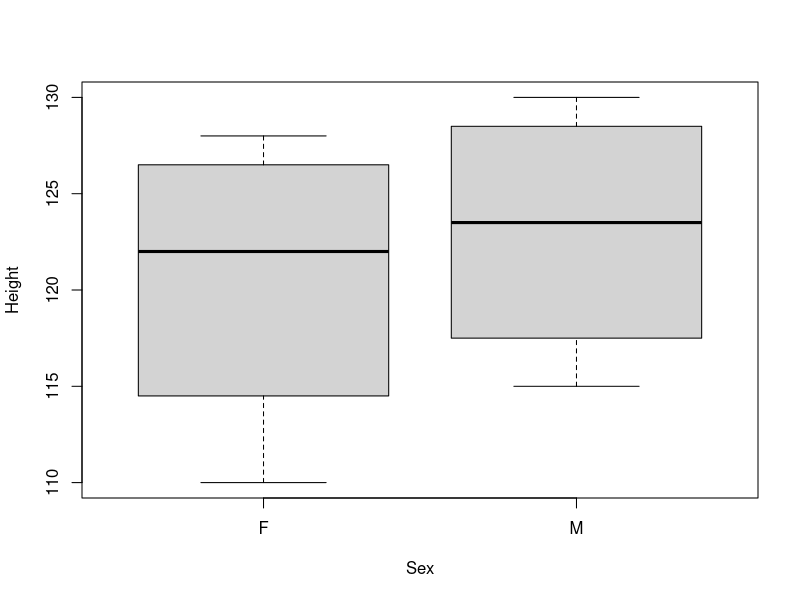
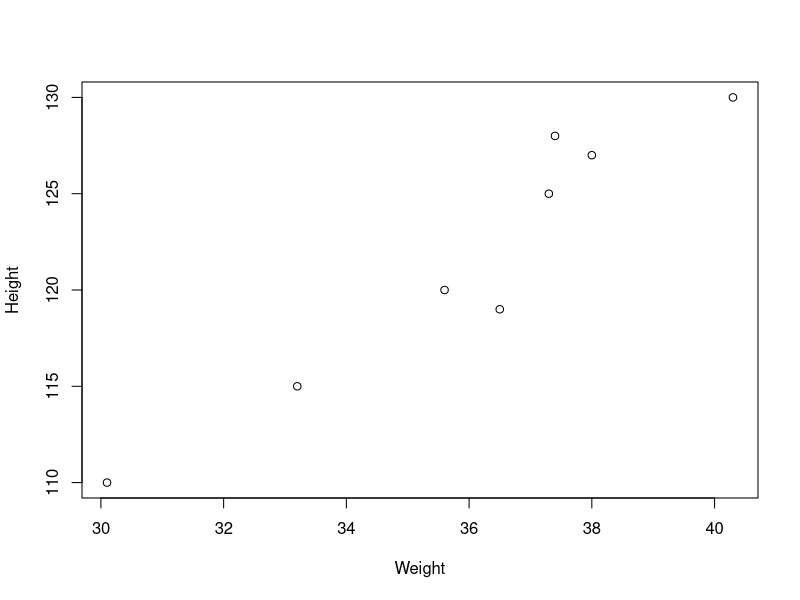
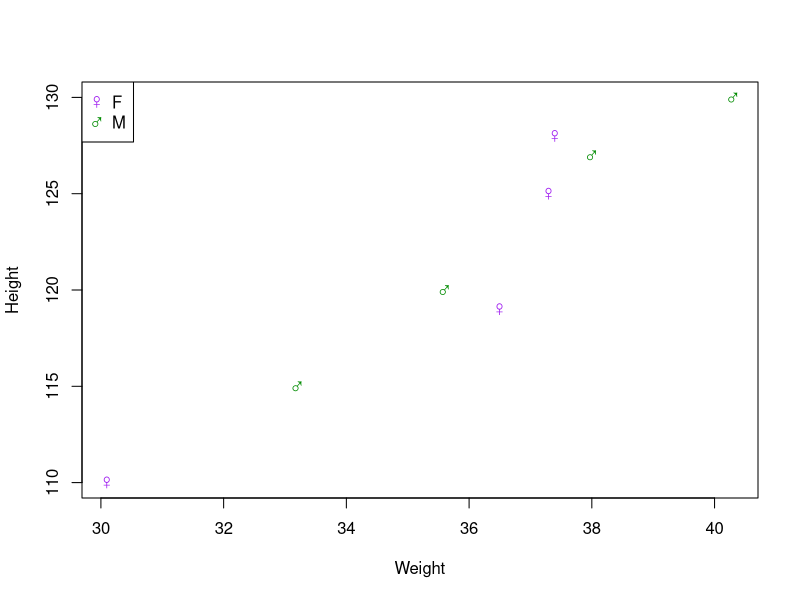

R code for these plots, in order:
## ---- chunk 1
knitr::opts_chunk$set(echo=TRUE)
## ---- chunk 2
1 + 1
## ---- chunk 3
a <- 10 / 2  # is the same ...
a = 10 / 2   # ... as this
## ---- chunk 4
a
## ---- chunk 5
b = sqrt(25)
b
## ---- chunk 6
a * b
## ---- chunk 7
a = a * b
a
## ---- chunk 8
one_to_ten = seq(1, 10)
one_to_ten
## ---- chunk 9
min(one_to_ten)
## ---- chunk 10
max(one_to_ten)
## ---- chunk 11
?mean
## ---- chunk 12
class(1)
## ---- chunk 13
class("this is a string")
## ---- chunk 14
c(1, 2, 3)
## ---- chunk 15
c("one", "two", "three", c("four", "five"))
## ---- chunk 16
c(TRUE, FALSE, T, F)
## ---- chunk 17
seq(11, 20)
## ---- chunk 18
11:20
## ---- chunk 19
a = rep(11:15, 3)
a
## ---- chunk 20
a ^ 2
## ---- chunk 21
log(a)
## ---- chunk 22
a[5]
## ---- chunk 23
a[1:3]
## ---- chunk 24
a[-c(1, 3, 5)]
## ---- chunk 25
a[15:1]
## ---- chunk 26
order(a)
## ---- chunk 27
a[order(a)]
## ---- chunk 28
a = c(1, 2, 3)
names(a) = c("first", "second", "third")
a
## ---- chunk 29
a = c(first=1, second=2, third=3)
a
## ---- chunk 30
a["second"]
## ---- chunk 31
a[["second"]]
## ---- chunk 32
length(a)
## ---- chunk 33
a[4]
## ---- chunk 34
names(a)
## ---- chunk 35
a["fourth"]
## ---- chunk 36
a[1:2] = 0
a
## ---- chunk 37
a[c("first", "second")] = c(1, 2)
a
## ---- chunk 38
1 > 2
## ---- chunk 39
a <= 2
## ---- chunk 40
a[a <= 2]
## ---- chunk 41
b = c(3, 4, 5)
a %in% b
## ---- chunk 42
a[a %in% b]
## ---- chunk 43
which(a %in% b)
## ---- chunk 44
a[which(a %in% b)]
## ---- chunk 45
TRUE & FALSE  # do both objects evaluate to TRUE?
## ---- chunk 46
c(TRUE, FALSE, FALSE) | c(TRUE, TRUE, FALSE)  # in pairs, does either evaluate to TRUE?
## ---- chunk 47
!(1 > 2)  # the `not` operator inverts the answer 
## ---- chunk 48
my_first_data = scan("data/1_scan.txt", "character")
my_first_data
## ---- chunk 49
df = data.frame(col1=c(1, 2, 3), col2=c("one", "two", "three"))
df
## ---- chunk 50
class(df)
## ---- chunk 51
df = cbind(df, col3=c(TRUE, FALSE, TRUE))
df
## ---- chunk 52
df$col4 = c(1.1, 1.2, 1.3)
df
## ---- chunk 53
rownames(df) = c("a", "b", "c")
df
## ---- chunk 54
colnames(df) = toupper(colnames(df))
df
## ---- chunk 55
nrow(df)
## ---- chunk 56
ncol(df)
## ---- chunk 57
dim(df)
## ---- chunk 58
df[2, ]  # take row 2, take all columns
## ---- chunk 59
df[, 2]  # take all rows, take column 2
## ---- chunk 60
df[c("a", "b"), ]  # take the rows named "a" and "b"
## ---- chunk 61
df[, "COL1"]  # take the column named "COL1"
## ---- chunk 62
df$COL1
## ---- chunk 63
df = read.delim("data/1_read_delim.txt")
## ---- chunk 64
head(df)
## ---- chunk 65
str(df)
## ---- chunk 66
df2 = read.delim("data/1_read_delim_merge.txt")
colnames(df2)
## ---- chunk 67
penguins = merge(df, df2, by="ID")
head(penguins)
## ---- chunk 68
penguins = merge(df, df2, by="ID", all=TRUE)
range(penguins$Height)
## ---- chunk 69
mean(penguins$Height)
## ---- chunk 70
range(penguins$Height, na.rm=TRUE)
## ---- chunk 71
penguins$Sex = factor(penguins$Sex)
penguins$Sex
## ---- chunk 72
class(penguins$Sex)
## ---- chunk 73
levels(penguins$Sex)
## ---- chunk 74
relevel(penguins$Sex, "M")
## ---- chunk 75
factor(penguins$Sex, levels=c("M", "F"))
## ---- chunk 76
timepoint = factor(c("d0", "d1", "d3", "d7", "d10"))
timepoint
## ---- chunk 77
timepoint = factor(
  timepoint,
  levels=c("d0", "d1", "d3", "d7", "d10"),
  ordered=TRUE)
timepoint
## ---- chunk 78
is.ordered(timepoint)
## ---- chunk 79
timepoint[1] = "d3"
timepoint
## ---- chunk 80
levels(timepoint) = c("day0", "day1", "day3", "day7", "day10")
timepoint
## ---- chunk 81
levels(timepoint) = c("day0", "day1", "day3", "day7", "day10", "day14")
timepoint[1] = "day14"
timepoint
## ---- chunk 82
timepoint = droplevels(timepoint)
timepoint
## ---- chunk 83
boxplot(Height~Sex, data=penguins)
## ---- chunk 84
plot(Height~Weight, data=na.omit(penguins))
## ---- chunk 85
plot(Height~Weight, data=na.omit(penguins), col=c("purple", "green4")[Sex], pch=c("♀", "♂")[Sex])
legend("topleft", legend=levels(penguins$Sex), col=c("purple", "green4"), pch=c("♀", "♂"))
